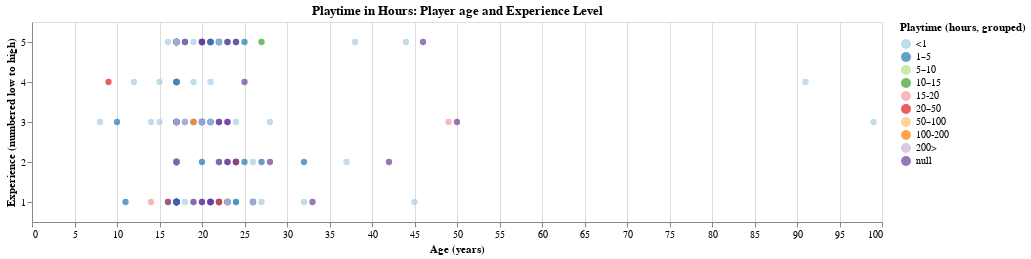

The cell this chart's notebook holds for it:
### Code cell
players_filtered = players_filtered.assign(
    playtime_grouped=pd.cut(
        players_filtered["played_hours"],
        bins=[0, 1, 5, 10, 15, 20, 50, 100, 200, 223.1], 
        labels=["<1", "1–5", "5–10", "10–15", "15-20", "20–50", "50–100", "100-200", "200>"]
    )
)

players_plot4 = alt.Chart(players_filtered, title = "Playtime in Hours: Player age and Experience Level").mark_circle(size=40).encode(
    x=alt.X("age:Q").title("Age (years)"),
    y=alt.Y("experience_num:O", 
            title = "Experience (numbered low to high)",
            scale=alt.Scale(reverse=True)
), color=alt.Color("playtime_grouped:N", sort = ["<1", "1–5", "5–10", "10–15", "15-20", "20–50", "50–100", "100-200", "200>"]).scale(scheme="paired").title("Playtime (hours, grouped)")
).properties(width=850, height=200)
players_plot4

### Figure 1 — Vega-Lite specification as saved in the notebook (floating-point values rounded to 4 significant figures; data arrays with more than 128 entries replaced by an {"elided": "..."} marker saying what was removed)
{"config": {"view": {"continuousWidth": 300, "continuousHeight": 300}}, "data": {"name": "data-1f09f5d55ddf9f90dc6ceb9c28258422"}, "mark": {"type": "circle", "size": 40}, "encoding": {"color": {"field": "playtime_grouped", "scale": {"scheme": "paired"}, "sort": ["<1", "1–5", "5–10", "10–15", "15-20", "20–50", "50–100", "100-200", "200>"], "title": "Playtime (hours, grouped)", "type": "nominal"}, "x": {"field": "age", "title": "Age (years)", "type": "quantitative"}, "y": {"field": "experience_num", "scale": {"reverse": true}, "title": "Experience (numbered low to high)", "type": "ordinal"}}, "height": 200, "title": "Playtime in Hours: Player age and Experience Level", "width": 850, "$schema": "https://vega.github.io/schema/vega-lite/v5.20.1.json", "datasets": {"data-1f09f5d55ddf9f90dc6ceb9c28258422": {"elided": "196 records"}}}
